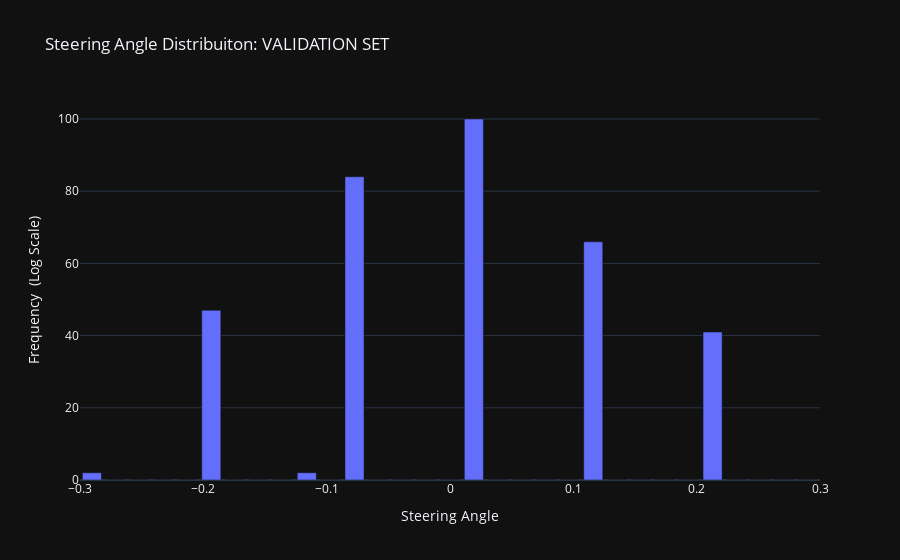

Write notebook code for a chart like this one.
### Markdown cell above
### Histogram of the Validation Set

### Code cell
nbins_val              = 31        # Has to be an odd number so we have zero at the center
freq_val, bins_val    = np.histogram(y_val, bins=nbins_val)

"""
Centered bins: 
    This creates a Bin with zero value for the center 
    (wich is what we expect from most of the driving input)
"""
cbins_val = (bins_val[:-1] + bins_val[1:])*0.5     

fig = px.bar(x        = cbins_val, 
             y        = freq_val, 
             labels   = {'x' : 'Steering Angle', 'y' : 'Frequency  (Log Scale)'}, 
             title    = "Steering Angle Distribuiton: VALIDATION SET",
             template ="plotly_dark",
             log_y    = False) #True

fig.show()

### Figure 1 — Plotly figure (JSON) as saved in the notebook; plotly's stock layout.template omitted (floating-point values rounded to 4 significant figures)
{"data": [{"alignmentgroup": "True", "hovertemplate": "Steering Angle=%{x}<br>Frequency  (Log Scale)=%{y}<extra></extra>", "legendgroup": "", "marker": {"color": "#636efa", "pattern": {"shape": ""}}, "name": "", "offsetgroup": "", "orientation": "v", "showlegend": false, "textposition": "auto", "type": "bar", "x": [-0.2903, -0.271, -0.2516, -0.2323, -0.2129, -0.1935, -0.1742, -0.1548, -0.1355, -0.1161, -0.09677, -0.07742, -0.05806, -0.03871, -0.01935, 2.776e-17, 0.01935, 0.03871, 0.05806, 0.07742, 0.09677, 0.1161, 0.1355, 0.1548, 0.1742, 0.1935, 0.2129, 0.2323, 0.2516, 0.271, 0.2903], "xaxis": "x", "y": [2, 0, 0, 0, 0, 47, 0, 0, 0, 2, 0, 84, 0, 0, 0, 0, 100, 0, 0, 0, 0, 66, 0, 0, 0, 0, 41, 0, 0, 0, 0, 4], "yaxis": "y"}], "layout": {"barmode": "relative", "legend": {"tracegroupgap": 0}, "title": {"text": "Steering Angle Distribuiton: VALIDATION SET"}, "xaxis": {"anchor": "y", "domain": [0, 1], "title": {"text": "Steering Angle"}}, "yaxis": {"anchor": "x", "domain": [0, 1], "title": {"text": "Frequency  (Log Scale)"}}}}
